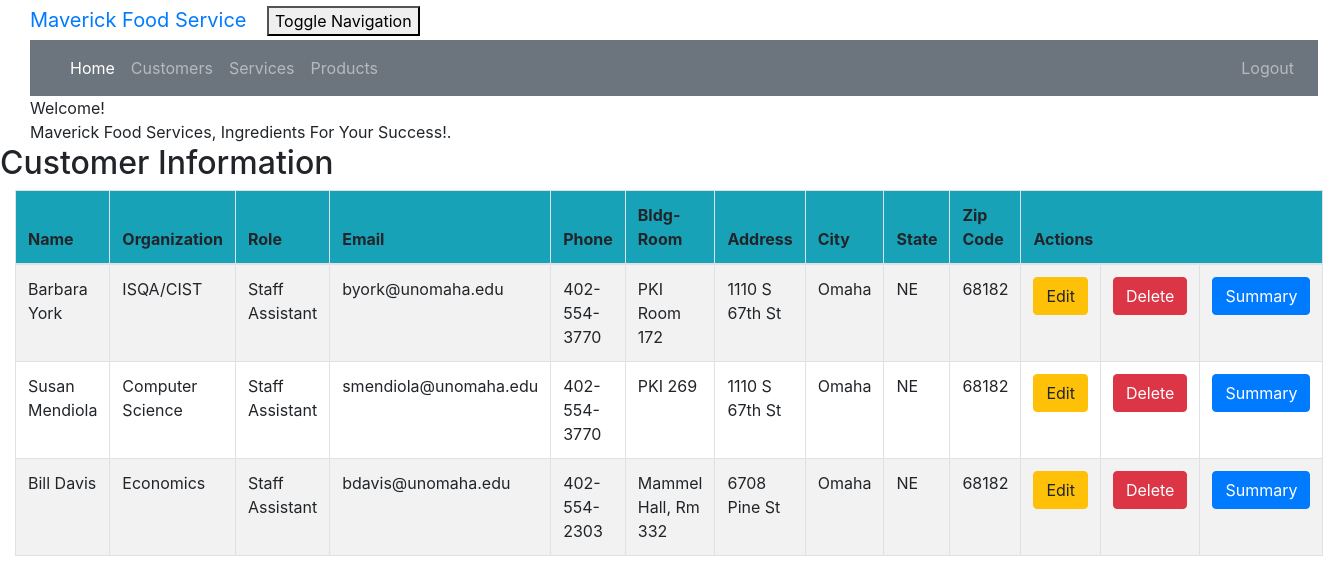
/customer_list (signed in), run on the app's committed database.
### crm/models.py (models this page shows, shortened)
class Customer(models.Model):
    cust_name = models.CharField(max_length=50)
    email = models.EmailField(max_length=100)
    phone = models.CharField(max_length=20)
    bldgroom = models.CharField(max_length=100)
    address = models.CharField(max_length=200)
    state = models.CharField(max_length=50)
    city = models.CharField(max_length=50, null=True)
    zipcode = models.CharField(max_length=10)
    organization = models.CharField(max_length=100)
    role = models.CharField(max_length=100)

### crm/views.py (the view)
# urls.py: path('customer_list', views.customer_list, name='customer_list'),
@login_required
def customer_list(request):
    customer = Customer.objects.filter()
    return render(request, 'crm/customer_list.html',
                  {'customers': customer})

### crm/templates/crm/customer_list.html (shortened to what this page needs)
<!DOCTYPE html>
<html lang="en">
{% extends 'crm/base.html' %}
{% block content %}
    <html>
    <head>
    </head>
    <body class="bodylist">
    <div class="container">
        <div class="panel panel-primary">
            <div class="panel-heading">Welcome!</div>
            <div class="panel-body">
                Maverick Food Services, Ingredients For Your Success!.
            </div>
        </div>
    </div>
    <div class="row">
        <h2>Customer Information</h2>
    </div>
    <div>
        <table class="table table-striped table-bordered table-hover w-auto">
            <thead>
            <tr class="bg-info">
                <th>Name</th>
                <th>Organization</th>
                <th>Role</th>
                <th>Email</th>
                <th>Phone</th>
                <th>Bldg-Room</th>
                <th>Address</th>
                <th>City</th>
                <th>State</th>
                <th>Zip Code</th>
                <th colspan="3">Actions</th>
            </tr>
            </thead>
            <tbody>
            {% for customer in customers %}
                <tr>
                    <td>{{ customer.cust_name }}</td>
                    <td>{{ customer.organization }}</td>
                    <td>{{ customer.role }}</td>
                    <td>{{ customer.email }}</td>
                    <td>{{ customer.phone }}</td>
                    <td>{{ customer.bldgroom }}</td>
                    <td>{{ customer.address }}</td>
                    <td>{{ customer.city }}</td>
                    <td>{{ customer.state }}</td>
                    <td>{{ customer.zipcode }}</td>
                    <td><a href="{% url 'crm:customer_edit' pk=customer.pk %}"
                           class="btn btn-warning">Edit</a></td>
                    <td><a href="{% url 'crm:customer_delete' pk=customer.pk %}"
                           onclick="return confirm('Are you sure you want to delete?')"
                           class="btn btn-danger">Delete</a>
                    </td>
                    <td><a href="{% url 'crm:summary' pk=customer.pk %}"
                           class="btn btn-primary">Summary</a>
                    </td>
                </tr>
            {% endfor %}
            </tbody>
        </table>
    </div>
    </body>
    </html>
{% endblock %}

### crm/static/css/portfolio.css (style rules this page uses)
body { padding-left: 15px; }

### data on the page
Customer: cust_name "Barbara York", organization "ISQA/CIST", role "Staff Assistant", email "byork@unomaha.edu", phone "402-554-3770", bldgroom "PKI Room 172", address "1110 S 67th St", city "Omaha", state "NE", zipcode "68182"
Customer: cust_name "Susan Mendiola", organization "Computer Science", role "Staff Assistant", email "smendiola@unomaha.edu", phone "402-554-3770", bldgroom "PKI 269", address "1110 S 67th St", city "Omaha", state "NE", zipcode "68182"
Customer: cust_name "Bill Davis", organization "Economics", role "Staff Assistant", email "bdavis@unomaha.edu", phone "402-554-2303", bldgroom "Mammel Hall, Rm 332", address "6708 Pine St", city "Omaha", state "NE", zipcode "68182"
